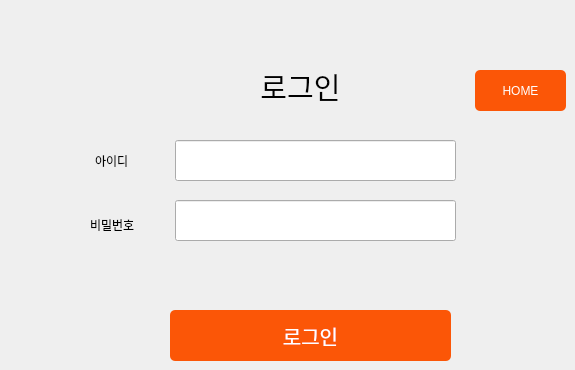
   <widget class="QWidget" name="page">
    <widget class="QPushButton" name="login_btn2">
     <property name="geometry">
      <rect>
       <x>170</x>
       <y>310</y>
       <width>281</width>
       <height>51</height>
      </rect>
     </property>
     <property name="font">
      <font>
       <family>GyeonggiBatang</family>
       <pointsize>15</pointsize>
       <weight>50</weight>
       <italic>false</italic>
       <bold>false</bold>
      </font>
     </property>
     <property name="styleSheet">
      <string notr="true">QPushButton{
	font: 15pt &quot;GyeonggiBatang&quot;;
	color: white;
	background-color: rgb(251, 86, 7);
	border-radius: 5px;
}</string>
     </property>
     <property name="text">
      <string>로그인</string>
     </property>
    </widget>
    <widget class="QLineEdit" name="login_id_lineEdit">
     <property name="geometry">
      <rect>
       <x>175</x>
       <y>140</y>
       <width>281</width>
       <height>41</height>
      </rect>
     </property>
     <property name="text">
      <string/>
     </property>
    </widget>
    <widget class="QLineEdit" name="login_pw_lineEdit">
     <property name="geometry">
      <rect>
       <x>175</x>
       <y>200</y>
       <width>281</width>
       <height>41</height>
      </rect>
     </property>
     <property name="text">
      <string/>
     </property>
     <property name="echoMode">
      <enum>QLineEdit::Password</enum>
     </property>
    </widget>
    <widget class="QLabel" name="sh_label_3">
     <property name="geometry">
      <rect>
       <x>90</x>
       <y>215</y>
       <width>71</width>
       <height>20</height>
      </rect>
     </property>
     <property name="styleSheet">
      <string notr="true">font: 15pt &quot;GyeonggiBatang&quot;;</string>
     </property>
     <property name="text">
      <string>비밀번호</string>
     </property>
    </widget>
    <widget class="QLabel" name="sh_label_2">
     <property name="geometry">
      <rect>
       <x>95</x>
       <y>155</y>
       <width>56</width>
       <height>12</height>
      </rect>
     </property>
     <property name="styleSheet">
      <string notr="true">font: 15pt &quot;경기천년바탕 Regular&quot;;</string>
     </property>
     <property name="text">
      <string>아이디</string>
     </property>
    </widget>
    <widget class="QLabel" name="sh_label">
     <property name="geometry">
      <rect>
       <x>255</x>
       <y>65</y>
       <width>91</width>
       <height>41</height>
      </rect>
     </property>
     <property name="styleSheet">
      <string notr="true">font: 22pt &quot;경기천년바탕 Regular&quot;;</string>
     </property>
     <property name="text">
      <string>&lt;html&gt;&lt;head/&gt;&lt;body&gt;&lt;p align=&quot;center&quot;&gt;&lt;span style=&quot; font-size:22pt;&quot;&gt;로그인&lt;/span&gt;&lt;/p&gt;&lt;/body&gt;&lt;/html&gt;</string>
     </property>
    </widget>
    <widget class="QPushButton" name="Mainpage_btn1">
     <property name="geometry">
      <rect>
       <x>475</x>
       <y>70</y>
       <width>91</width>
       <height>41</height>
      </rect>
     </property>
     <property name="styleSheet">
      <string notr="true">QPushButton{
	font: 13pt &quot;GyeonggiBatang&quot;;
	color: white;
	background-color: rgb(251, 86, 7);
	border-radius: 5px;
}</string>
     </property>
     <property name="text">
      <string>HOME</string>
     </property>
    </widget>
   </widget>
